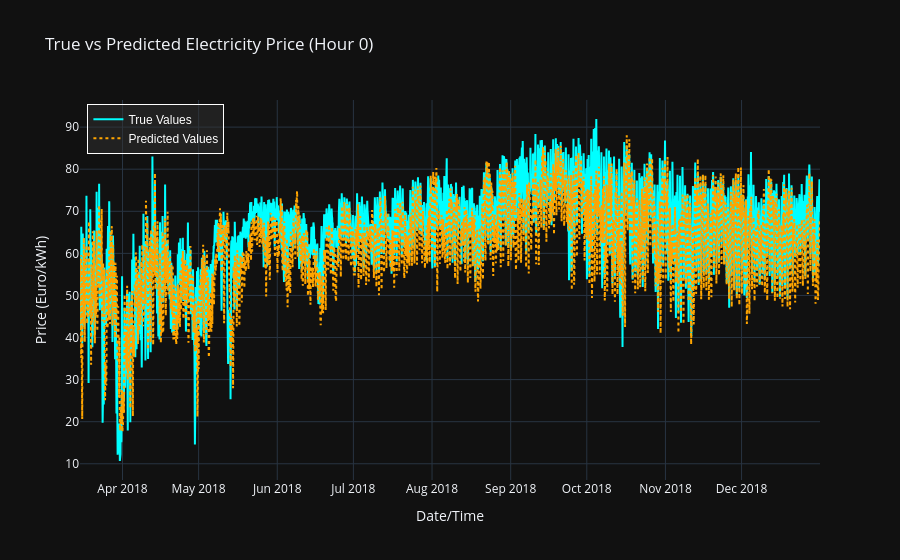

Write notebook code for a chart like this one.
### Code cell
import plotly.graph_objects as go

# Choose which hour to plot (0-23)
hour_to_plot = 0

# Extract series for that hour
y_test_hour = y_test[:, hour_to_plot]
y_pred_hour = y_pred_lr[:, hour_to_plot]

# If you have a datetime index for test set
time_index = X_test.index if hasattr(X_test, 'index') else range(len(y_test_hour))

# Create the figure
fig = go.Figure()

# True values
fig.add_trace(go.Scatter(x=time_index, y=y_test_hour, mode='lines', name='True Values',
                         line=dict(color='cyan', width=2)))

# Predicted values
fig.add_trace(go.Scatter(x=time_index, y=y_pred_hour, mode='lines', name='Predicted Values',
                         line=dict(color='orange', width=2, dash='dot')))

# Layout
fig.update_layout(
    title=f'True vs Predicted Electricity Price (Hour {hour_to_plot})',
    xaxis_title='Date/Time',
    yaxis_title='Price (Euro/kWh)',
    template='plotly_dark',
    hovermode='x unified',
    legend=dict(
        x=0.01, y=0.99,
        traceorder='normal',
        font=dict(family="Arial", size=12, color="white"),
        bgcolor='rgba(50, 50, 50, 0.5)',
        bordercolor='white',
        borderwidth=1
    ),
)

fig.show()

### Figure 1 — Plotly figure (JSON) as saved in the notebook; plotly's stock layout.template omitted (floating-point values rounded to 4 significant figures; data arrays with more than 128 entries replaced by an {"elided": "..."} marker saying what was removed)
{"data": [{"line": {"color": "cyan", "width": 2}, "mode": "lines", "name": "True Values", "type": "scatter", "x": {"elided": "6999 str values"}, "y": {"elided": "6999 float values"}}, {"line": {"color": "orange", "dash": "dot", "width": 2}, "mode": "lines", "name": "Predicted Values", "type": "scatter", "x": {"elided": "6999 str values"}, "y": {"elided": "6999 float values"}}], "layout": {"hovermode": "x unified", "legend": {"bgcolor": "rgba(50, 50, 50, 0.5)", "bordercolor": "white", "borderwidth": 1, "font": {"color": "white", "family": "Arial", "size": 12}, "traceorder": "normal", "x": 0.01, "y": 0.99}, "title": {"text": "True vs Predicted Electricity Price (Hour 0)"}, "xaxis": {"title": {"text": "Date/Time"}}, "yaxis": {"title": {"text": "Price (Euro/kWh)"}}}}
